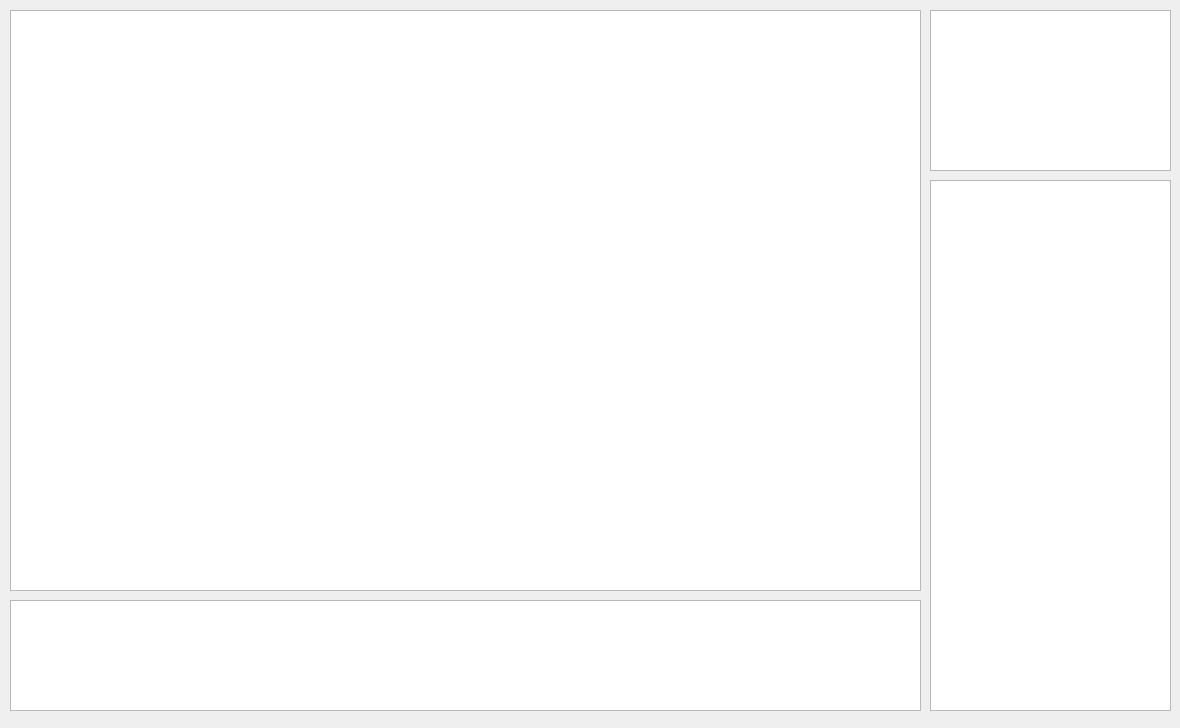
<?xml version="1.0" encoding="UTF-8"?>
<ui version="4.0">
 <class>GameWidget</class>
 <widget class="QWidget" name="GameWidget">
  <property name="geometry">
   <rect>
    <x>0</x>
    <y>0</y>
    <width>1180</width>
    <height>728</height>
   </rect>
  </property>
  <property name="windowTitle">
   <string>Form</string>
  </property>
  <widget class="QGraphicsView" name="graphicsView_gameView">
   <property name="geometry">
    <rect>
     <x>10</x>
     <y>10</y>
     <width>911</width>
     <height>581</height>
    </rect>
   </property>
  </widget>
  <widget class="QGraphicsView" name="graphicsView_informationsView">
   <property name="geometry">
    <rect>
     <x>930</x>
     <y>10</y>
     <width>241</width>
     <height>161</height>
    </rect>
   </property>
  </widget>
  <widget class="QGraphicsView" name="graphicsView_optionsView">
   <property name="geometry">
    <rect>
     <x>930</x>
     <y>180</y>
     <width>241</width>
     <height>531</height>
    </rect>
   </property>
  </widget>
  <widget class="QGraphicsView" name="graphicsView_buttonView">
   <property name="geometry">
    <rect>
     <x>10</x>
     <y>600</y>
     <width>911</width>
     <height>111</height>
    </rect>
   </property>
  </widget>
 </widget>
 <resources/>
 <connections/>
</ui>
